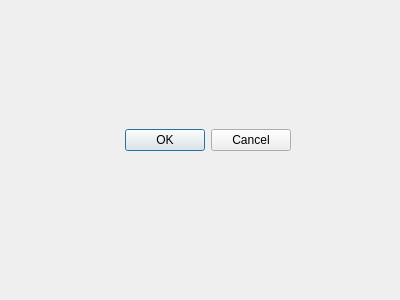
<?xml version="1.0" encoding="UTF-8"?>
<ui version="4.0">
 <class>Dialog</class>
 <widget class="QDialog" name="Dialog">
  <property name="geometry">
   <rect>
    <x>0</x>
    <y>0</y>
    <width>400</width>
    <height>300</height>
   </rect>
  </property>
  <property name="windowTitle">
   <string>Dialog</string>
  </property>
  <widget class="QDialogButtonBox" name="buttonBox">
   <property name="geometry">
    <rect>
     <x>80</x>
     <y>80</y>
     <width>211</width>
     <height>121</height>
    </rect>
   </property>
   <property name="standardButtons">
    <set>QDialogButtonBox::Cancel|QDialogButtonBox::Ok</set>
   </property>
  </widget>
  <widget class="QLabel" name="label">
   <property name="geometry">
    <rect>
     <x>104</x>
     <y>60</y>
     <width>181</width>
     <height>20</height>
    </rect>
   </property>
   <property name="text">
    <string/>
   </property>
  </widget>
 </widget>
 <resources/>
 <connections/>
</ui>
